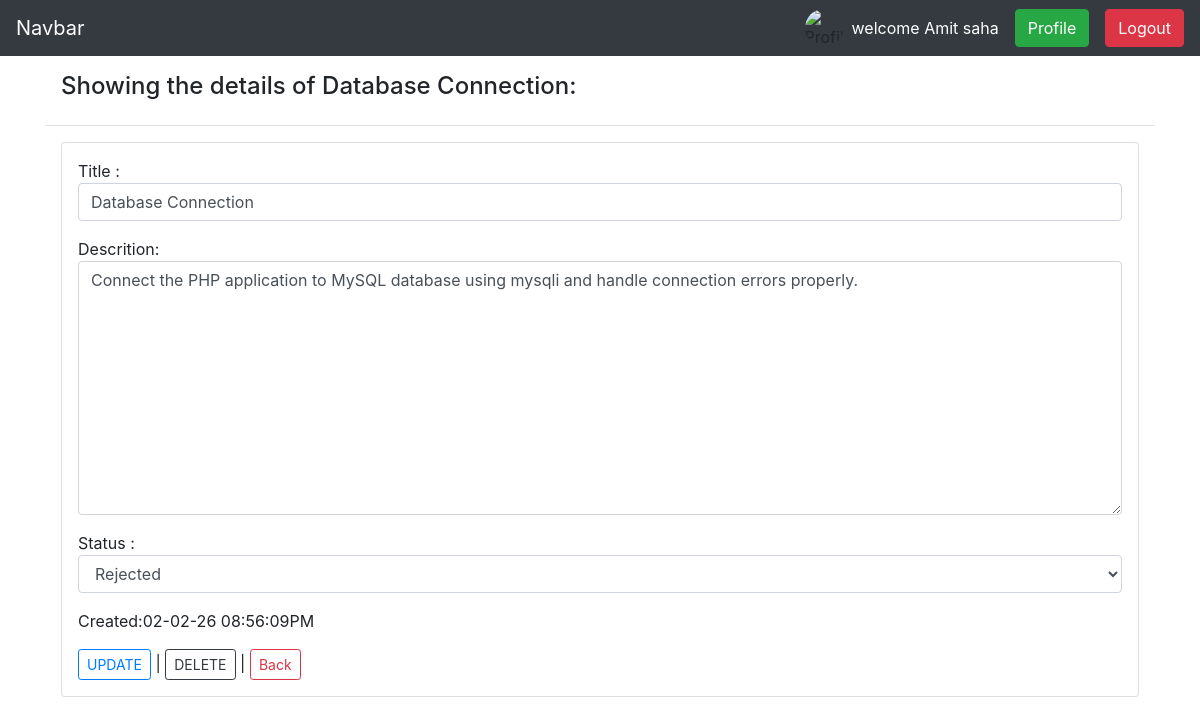
/view_task.php?tid=tasks-3020-1770065769 (signed in), run on the app's committed database.
### tables this page shows
CREATE TABLE `tasks` (
  `task_id` varchar(100) NOT NULL,
  `title` text NOT NULL,
  `description` text NOT NULL,
  `status` varchar(20) NOT NULL DEFAULT 'Pending',
  `user_id` varchar(100) NOT NULL,
  `created` timestamp NOT NULL DEFAULT current_timestamp()
);

### view_task.php (the view, shortened to what this page needs)
<!DOCTYPE html>
<html lang="en">
<head>
    <?php include_once("./assets/plugins.php"); ?>
</head>
<body>
  <?php include('./assets/nav.php');?>
    <?php
       $taskId = !(empty($_GET['tid'])) ? $_GET['tid'] : null;
  if ($taskId) {
    $con = new MYSQLi(HOST, USER, PASS, DB);
    if ($con->connect_error)
      die($con->connect_error);
    else {
      $SQL = "select * from tasks where task_id=?";
      $stmt = $con->prepare($SQL);
      $stmt->bind_param("s", $taskId);
      $stmt->execute();
      $resultSet = $stmt->get_result();
      if ($rows = $resultSet->fetch_assoc()) {
            ?>
             <div class="container">
              <header class="modal-header">
            <h4>Showing the details of <?php echo $rows['title'];?>:</h4>
        </header>
              <div class="card p-3 m-3">
                <form method="POST" action="update_task">
            <p class="form-group">Title : <input type="text" name="editTitle" value="<?php echo $rows['title'];?>" class="form-control"></p>
            <p class="form-group">Descrition: <textarea name="editDesc" id="editDesc" cols="30" rows="10" class="form-control"><?php echo $rows['description'];?></textarea></p>
            <p class="form-group">Status :
            <select name="editStatus" class="form-control" required>
                <option <?php if($rows['status'] =="Rejected") echo "selected"; ?>>Rejected</option>
            </select>
           </p>
            <p class="form-group">Created:<?php echo  date("d-m-y h:i:sA",strtotime($rows['created']));?></p>
            <button class="btn btn-sm btn-outline-primary">UPDATE</button> |
            <a  class="btn btn-sm btn-outline-dark" onclick="return confirm('Do You want to Delete This Task ?');" href="task_delete?tid=<?php echo $rows['task_id'];?>">DELETE</a> |
            <a href="task" class="btn btn-sm btn-outline-danger">Back</a>
           </form>
        </div>
            <?php
           }
        }
        }
    ?>
      </div>
</body>
</html>

### data on the page
tasks: title "Database Connection", editTitle "Database Connection", editDesc "Connect the PHP application to MySQL database using mysqli and handle connection errors properly.", editStatus "Rejected", created "02-02-26 08:56:09PM"

### other printed values
$_SESSION['USER'] "Amit saha"
